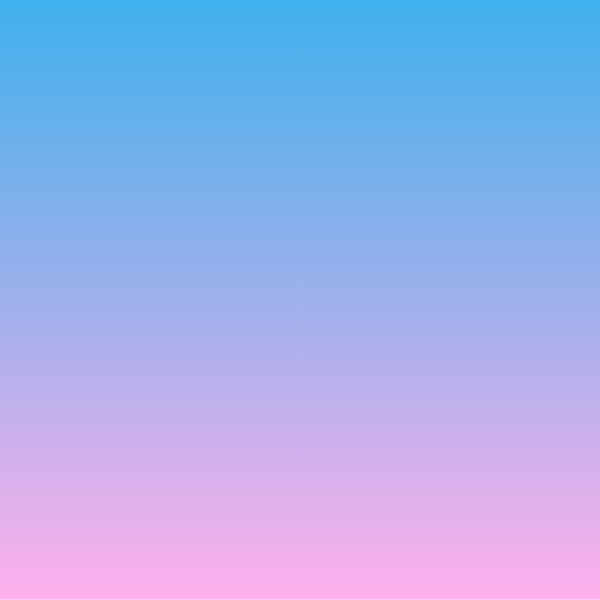
Frame 1 (no input)
Frame 60 (no input): identical to frame 1, image omitted
Frame 120 (the mouse pressed at the canvas centre since frame 60): identical to frame 1, image omitted

The p5.js sketch that drew this single still picture (run headless with seeded random() and noise() and a simulated clock; from frame 60 on, the mouse is pressed at the canvas centre):

// p5.js sketch
// ── sketch.js
var y;
var m;

function setup() {
  createCanvas(600, 600);
  for (let i = 0; i < height; i++) {
    m = map(i,0,height,0,255);
    stroke(m,150,230);
    line(0,i,width,i);
  }
}

function draw() {
  
}
